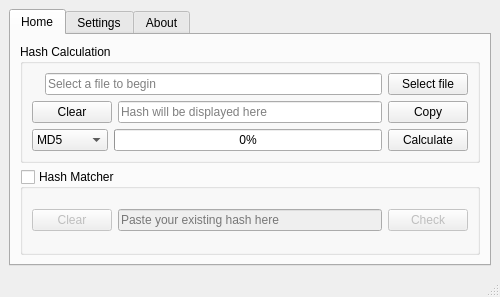
<?xml version="1.0" encoding="UTF-8"?>
<ui version="4.0">
 <class>MainWindow</class>
 <widget class="QMainWindow" name="MainWindow">
  <property name="enabled">
   <bool>true</bool>
  </property>
  <property name="geometry">
   <rect>
    <x>0</x>
    <y>0</y>
    <width>500</width>
    <height>297</height>
   </rect>
  </property>
  <property name="minimumSize">
   <size>
    <width>450</width>
    <height>297</height>
   </size>
  </property>
  <property name="maximumSize">
   <size>
    <width>500</width>
    <height>326</height>
   </size>
  </property>
  <property name="windowTitle">
   <string>Free Hash Checker</string>
  </property>
  <property name="windowIcon">
   <iconset resource="resources.qrc">
    <normaloff>:/icon/icon.png</normaloff>:/icon/icon.png</iconset>
  </property>
  <property name="autoFillBackground">
   <bool>false</bool>
  </property>
  <property name="styleSheet">
   <string notr="true"/>
  </property>
  <property name="documentMode">
   <bool>false</bool>
  </property>
  <property name="tabShape">
   <enum>QTabWidget::Rounded</enum>
  </property>
  <widget class="QWidget" name="centralwidget">
   <layout class="QVBoxLayout" name="verticalLayout_2">
    <item>
     <widget class="QTabWidget" name="tabWidget">
      <property name="sizePolicy">
       <sizepolicy hsizetype="Preferred" vsizetype="Preferred">
        <horstretch>0</horstretch>
        <verstretch>0</verstretch>
       </sizepolicy>
      </property>
      <property name="tabPosition">
       <enum>QTabWidget::North</enum>
      </property>
      <property name="tabShape">
       <enum>QTabWidget::Rounded</enum>
      </property>
      <property name="currentIndex">
       <number>0</number>
      </property>
      <property name="iconSize">
       <size>
        <width>16</width>
        <height>16</height>
       </size>
      </property>
      <widget class="QWidget" name="MainTab">
       <attribute name="icon">
        <iconset resource="resources.qrc">
         <normaloff>:/home/home.png</normaloff>:/home/home.png</iconset>
       </attribute>
       <attribute name="title">
        <string>Home</string>
       </attribute>
       <layout class="QVBoxLayout" name="verticalLayout_4">
        <item>
         <widget class="QGroupBox" name="groupBoxHashCalculation">
          <property name="title">
           <string>Hash Calculation</string>
          </property>
          <property name="flat">
           <bool>false</bool>
          </property>
          <property name="checkable">
           <bool>false</bool>
          </property>
          <layout class="QVBoxLayout" name="verticalLayout">
           <item>
            <layout class="QHBoxLayout" name="horizontalLayout" stretch="0,0,0">
             <property name="spacing">
              <number>6</number>
             </property>
             <property name="sizeConstraint">
              <enum>QLayout::SetDefaultConstraint</enum>
             </property>
             <property name="bottomMargin">
              <number>0</number>
             </property>
             <item>
              <widget class="QLabel" name="labelFileExplore">
               <property name="frameShape">
                <enum>QFrame::NoFrame</enum>
               </property>
               <property name="text">
                <string/>
               </property>
               <property name="pixmap">
                <pixmap resource="resources.qrc">:/folder/opened-folder.png</pixmap>
               </property>
               <property name="scaledContents">
                <bool>true</bool>
               </property>
              </widget>
             </item>
             <item>
              <widget class="QLineEdit" name="lineEditFileExplore">
               <property name="readOnly">
                <bool>true</bool>
               </property>
               <property name="placeholderText">
                <string>Select a file to begin</string>
               </property>
              </widget>
             </item>
             <item>
              <widget class="QPushButton" name="buttonSelectFile">
               <property name="text">
                <string>Select file</string>
               </property>
               <property name="icon">
                <iconset resource="resources.qrc">
                 <normaloff>:/select/import-file.png</normaloff>:/select/import-file.png</iconset>
               </property>
               <property name="iconSize">
                <size>
                 <width>20</width>
                 <height>21</height>
                </size>
               </property>
              </widget>
             </item>
            </layout>
           </item>
           <item>
            <layout class="QHBoxLayout" name="horizontalLayout_3">
             <item>
              <widget class="QPushButton" name="buttonClearHashBox">
               <property name="text">
                <string>Clear</string>
               </property>
               <property name="icon">
                <iconset resource="resources.qrc">
                 <normaloff>:/clear/eraser.png</normaloff>:/clear/eraser.png</iconset>
               </property>
               <property name="iconSize">
                <size>
                 <width>20</width>
                 <height>21</height>
                </size>
               </property>
              </widget>
             </item>
             <item>
              <widget class="QLineEdit" name="lineEditHashBox">
               <property name="text">
                <string/>
               </property>
               <property name="maxLength">
                <number>128</number>
               </property>
               <property name="readOnly">
                <bool>false</bool>
               </property>
               <property name="placeholderText">
                <string>Hash will be displayed here</string>
               </property>
              </widget>
             </item>
             <item>
              <widget class="QPushButton" name="buttonCopyToClipboard">
               <property name="text">
                <string>Copy</string>
               </property>
               <property name="icon">
                <iconset resource="resources.qrc">
                 <normaloff>:/copy/copy.png</normaloff>:/copy/copy.png</iconset>
               </property>
               <property name="iconSize">
                <size>
                 <width>20</width>
                 <height>21</height>
                </size>
               </property>
              </widget>
             </item>
            </layout>
           </item>
           <item>
            <layout class="QHBoxLayout" name="horizontalLayout_2" stretch="0,0,0">
             <property name="leftMargin">
              <number>0</number>
             </property>
             <item>
              <widget class="QComboBox" name="comboBoxHashChoices">
               <property name="enabled">
                <bool>true</bool>
               </property>
               <property name="editable">
                <bool>false</bool>
               </property>
               <property name="currentText">
                <string>MD5</string>
               </property>
               <property name="sizeAdjustPolicy">
                <enum>QComboBox::AdjustToContentsOnFirstShow</enum>
               </property>
               <property name="iconSize">
                <size>
                 <width>16</width>
                 <height>16</height>
                </size>
               </property>
               <property name="frame">
                <bool>true</bool>
               </property>
               <item>
                <property name="text">
                 <string>MD5</string>
                </property>
                <property name="icon">
                 <iconset resource="resources.qrc">
                  <normaloff>:/rhombus/rhombus.png</normaloff>:/rhombus/rhombus.png</iconset>
                </property>
               </item>
               <item>
                <property name="text">
                 <string>SHA1</string>
                </property>
                <property name="icon">
                 <iconset resource="resources.qrc">
                  <normaloff>:/rhombus/rhombus.png</normaloff>:/rhombus/rhombus.png</iconset>
                </property>
               </item>
               <item>
                <property name="text">
                 <string>SHA224</string>
                </property>
                <property name="icon">
                 <iconset resource="resources.qrc">
                  <normaloff>:/rhombus/rhombus.png</normaloff>:/rhombus/rhombus.png</iconset>
                </property>
               </item>
               <item>
                <property name="text">
                 <string>SHA256</string>
                </property>
                <property name="icon">
                 <iconset resource="resources.qrc">
                  <normaloff>:/rhombus/rhombus.png</normaloff>:/rhombus/rhombus.png</iconset>
                </property>
               </item>
               <item>
                <property name="text">
                 <string>SHA384</string>
                </property>
                <property name="icon">
                 <iconset resource="resources.qrc">
                  <normaloff>:/rhombus/rhombus.png</normaloff>:/rhombus/rhombus.png</iconset>
                </property>
               </item>
               <item>
                <property name="text">
                 <string>SHA512</string>
                </property>
                <property name="icon">
                 <iconset resource="resources.qrc">
                  <normaloff>:/rhombus/rhombus.png</normaloff>:/rhombus/rhombus.png</iconset>
                </property>
               </item>
              </widget>
             </item>
             <item>
              <widget class="QProgressBar" name="progressBarHashCaclulation">
               <property name="maximum">
                <number>100</number>
               </property>
               <property name="value">
                <number>0</number>
               </property>
               <property name="textVisible">
                <bool>true</bool>
               </property>
               <property name="invertedAppearance">
                <bool>false</bool>
               </property>
               <property name="textDirection">
                <enum>QProgressBar::TopToBottom</enum>
               </property>
               <property name="format">
                <string>%p%</string>
               </property>
              </widget>
             </item>
             <item>
              <widget class="QPushButton" name="buttonHashCalculate">
               <property name="text">
                <string>Calculate</string>
               </property>
               <property name="icon">
                <iconset resource="resources.qrc">
                 <normaloff>:/calculate/drawing-compass.png</normaloff>:/calculate/drawing-compass.png</iconset>
               </property>
               <property name="iconSize">
                <size>
                 <width>20</width>
                 <height>21</height>
                </size>
               </property>
               <property name="checkable">
                <bool>false</bool>
               </property>
               <property name="autoDefault">
                <bool>false</bool>
               </property>
               <property name="default">
                <bool>false</bool>
               </property>
               <property name="flat">
                <bool>false</bool>
               </property>
              </widget>
             </item>
            </layout>
           </item>
          </layout>
         </widget>
        </item>
        <item>
         <widget class="QGroupBox" name="groupBoxHashMatcher">
          <property name="title">
           <string>Hash Matcher</string>
          </property>
          <property name="checkable">
           <bool>true</bool>
          </property>
          <property name="checked">
           <bool>false</bool>
          </property>
          <layout class="QVBoxLayout" name="verticalLayout_3">
           <item>
            <layout class="QHBoxLayout" name="horizontalLayout_4">
             <item>
              <widget class="QPushButton" name="buttnClearCheckHashBox">
               <property name="text">
                <string>Clear</string>
               </property>
               <property name="icon">
                <iconset resource="resources.qrc">
                 <normaloff>:/clear/eraser.png</normaloff>:/clear/eraser.png</iconset>
               </property>
               <property name="iconSize">
                <size>
                 <width>20</width>
                 <height>21</height>
                </size>
               </property>
              </widget>
             </item>
             <item>
              <widget class="QLineEdit" name="lineEditCheckHashBox">
               <property name="maxLength">
                <number>128</number>
               </property>
               <property name="readOnly">
                <bool>false</bool>
               </property>
               <property name="placeholderText">
                <string>Paste your existing hash here</string>
               </property>
               <property name="clearButtonEnabled">
                <bool>false</bool>
               </property>
              </widget>
             </item>
             <item>
              <widget class="QPushButton" name="buttonCheckHash">
               <property name="text">
                <string>Check</string>
               </property>
               <property name="icon">
                <iconset resource="resources.qrc">
                 <normaloff>:/check/magnifying-glass.png</normaloff>:/check/magnifying-glass.png</iconset>
               </property>
               <property name="iconSize">
                <size>
                 <width>20</width>
                 <height>21</height>
                </size>
               </property>
              </widget>
             </item>
            </layout>
           </item>
          </layout>
         </widget>
        </item>
       </layout>
      </widget>
      <widget class="QWidget" name="SettingsTab">
       <attribute name="icon">
        <iconset resource="resources.qrc">
         <normaloff>:/settings/settings.png</normaloff>:/settings/settings.png</iconset>
       </attribute>
       <attribute name="title">
        <string>Settings</string>
       </attribute>
      </widget>
      <widget class="QWidget" name="AboutTab">
       <attribute name="icon">
        <iconset resource="resources.qrc">
         <normaloff>:/about/info.png</normaloff>:/about/info.png</iconset>
       </attribute>
       <attribute name="title">
        <string>About</string>
       </attribute>
      </widget>
     </widget>
    </item>
   </layout>
  </widget>
  <widget class="QStatusBar" name="statusbar">
   <property name="minimumSize">
    <size>
     <width>450</width>
     <height>0</height>
    </size>
   </property>
   <property name="maximumSize">
    <size>
     <width>600</width>
     <height>326</height>
    </size>
   </property>
   <property name="sizeGripEnabled">
    <bool>true</bool>
   </property>
  </widget>
 </widget>
 <resources>
  <include location="resources.qrc"/>
 </resources>
 <connections>
  <connection>
   <sender>buttnClearCheckHashBox</sender>
   <signal>clicked()</signal>
   <receiver>lineEditCheckHashBox</receiver>
   <slot>clear()</slot>
   <hints>
    <hint type="sourcelabel">
     <x>90</x>
     <y>252</y>
    </hint>
    <hint type="destinationlabel">
     <x>142</x>
     <y>255</y>
    </hint>
   </hints>
  </connection>
 </connections>
</ui>
